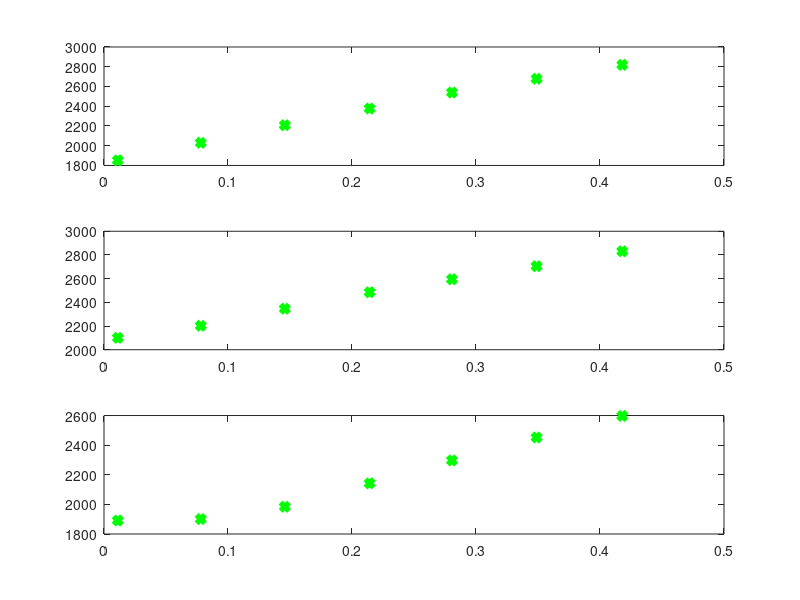

This figure's MATLAB source:
sensor_names = {'R_RF_SG', 'R_LF_SG', 'R_MF_SG'};

%alpha = 48/180*pi + pi/2;
alpha = (90 - 39.56) / 180.0 * pi;
finger_length = 0.056;

%force = [0.879462 5.476593 9.988319 14.710652 19.471156 24.174851 28.867988];

%torque = force * sin(alpha) * finger_length / 3;
%torque = -1* [-0.0126563 -0.0788131 -0.143741 -0.2117 -0.280208 -0.347898 -0.415437];
torque = -1 * [-0.0111673 -0.0780262 -0.145813 -0.214238 -0.280621 -0.348842 -0.417995];


%avg{1} = [1864.75 1986.07 2043.31 2102.54 2159.6 2229.62 2287.02];
%avg{3} = [1916.32 1927.87 2000.22 2083.19 2162.73 2245.47 2323.27];
%avg{2} = [2120.58 2145.25 2159.45 2207.33 2246.69 2292.79 2330.58];

avg{1} = [1851.73 2029.43 2207.56 2376.59 2538.96 2677.35 2818.56];
avg{3} = [1891.01 1900.79 1984.14 2142.17 2296.78 2452.06 2597.14];
avg{2} = [2100.39 2201.99 2346.44 2485.17 2594.37 2704.85 2830.92];

for i = 1:3

    reg = [avg{i}', -ones(length(torque), 1)];

    res = pinv(reg) * torque';

    subplot(3,1,i);
    %plot(avg{i}, torque, 'rx', 'linewidth', 4);
    plot(torque, avg{i}, 'gx', 'linewidth', 4);
    hold on;
    %plot(avg{i}, avg{i}*res(1) - res(2), '--b', 'linewidth', 2);

    fprintf('\n sensor: %s\t', sensor_names{i}); 
    fprintf('Slope: %5f\t',res(1));
    fprintf('Offset: %5f\n',res(2)/res(1));
    
end